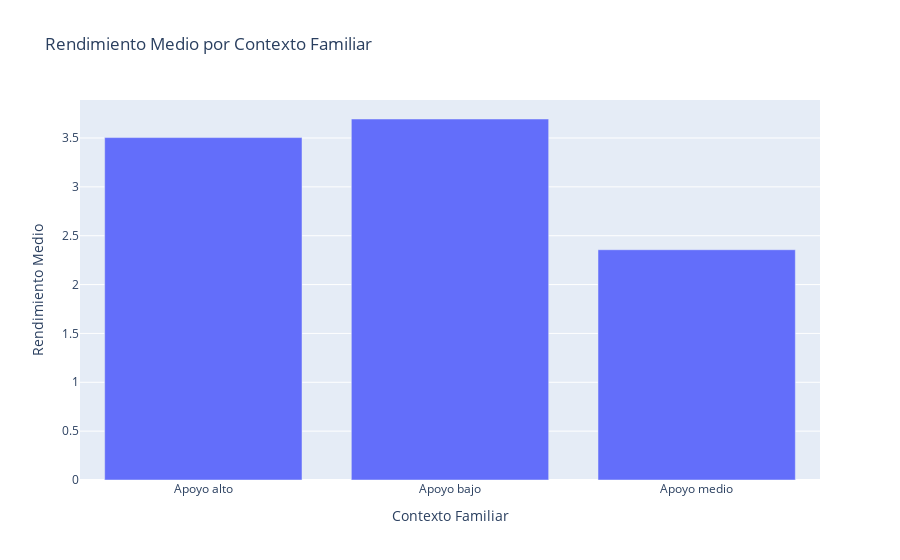

Notebook code for this chart:
### Code cell
fig = px.bar(data.groupby('contexto_familiar')['mean_test'].mean().reset_index(), 
             x='contexto_familiar', 
             y='mean_test', 
             title='Rendimiento Medio por Contexto Familiar',
             labels={'contexto_familiar': 'Contexto Familiar', 'mean_test': 'Rendimiento Medio'})
fig.show()

### Figure 1 — Plotly figure (JSON) as saved in the notebook; plotly's stock layout.template omitted (floating-point values rounded to 4 significant figures)
{"data": [{"alignmentgroup": "True", "hovertemplate": "Contexto Familiar=%{x}<br>Rendimiento Medio=%{y}<extra></extra>", "legendgroup": "", "marker": {"color": "#636efa", "pattern": {"shape": ""}}, "name": "", "offsetgroup": "", "orientation": "v", "showlegend": false, "textposition": "auto", "type": "bar", "x": ["Apoyo alto", "Apoyo bajo", "Apoyo medio"], "xaxis": "x", "y": [3.504, 3.694, 2.357], "yaxis": "y"}], "layout": {"barmode": "relative", "legend": {"tracegroupgap": 0}, "title": {"text": "Rendimiento Medio por Contexto Familiar"}, "xaxis": {"anchor": "y", "domain": [0, 1], "title": {"text": "Contexto Familiar"}}, "yaxis": {"anchor": "x", "domain": [0, 1], "title": {"text": "Rendimiento Medio"}}}}
